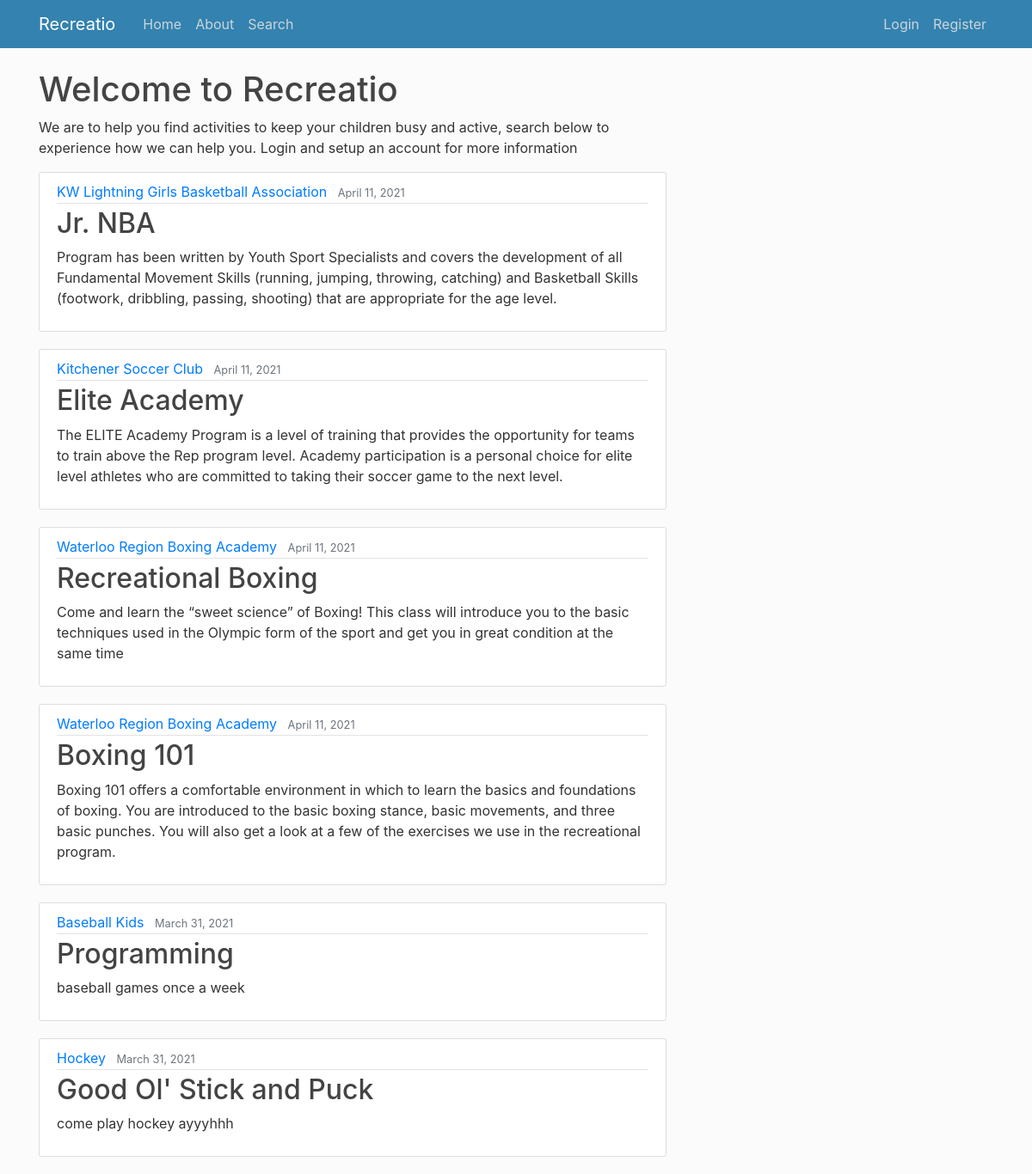
Before: / with the older database file.
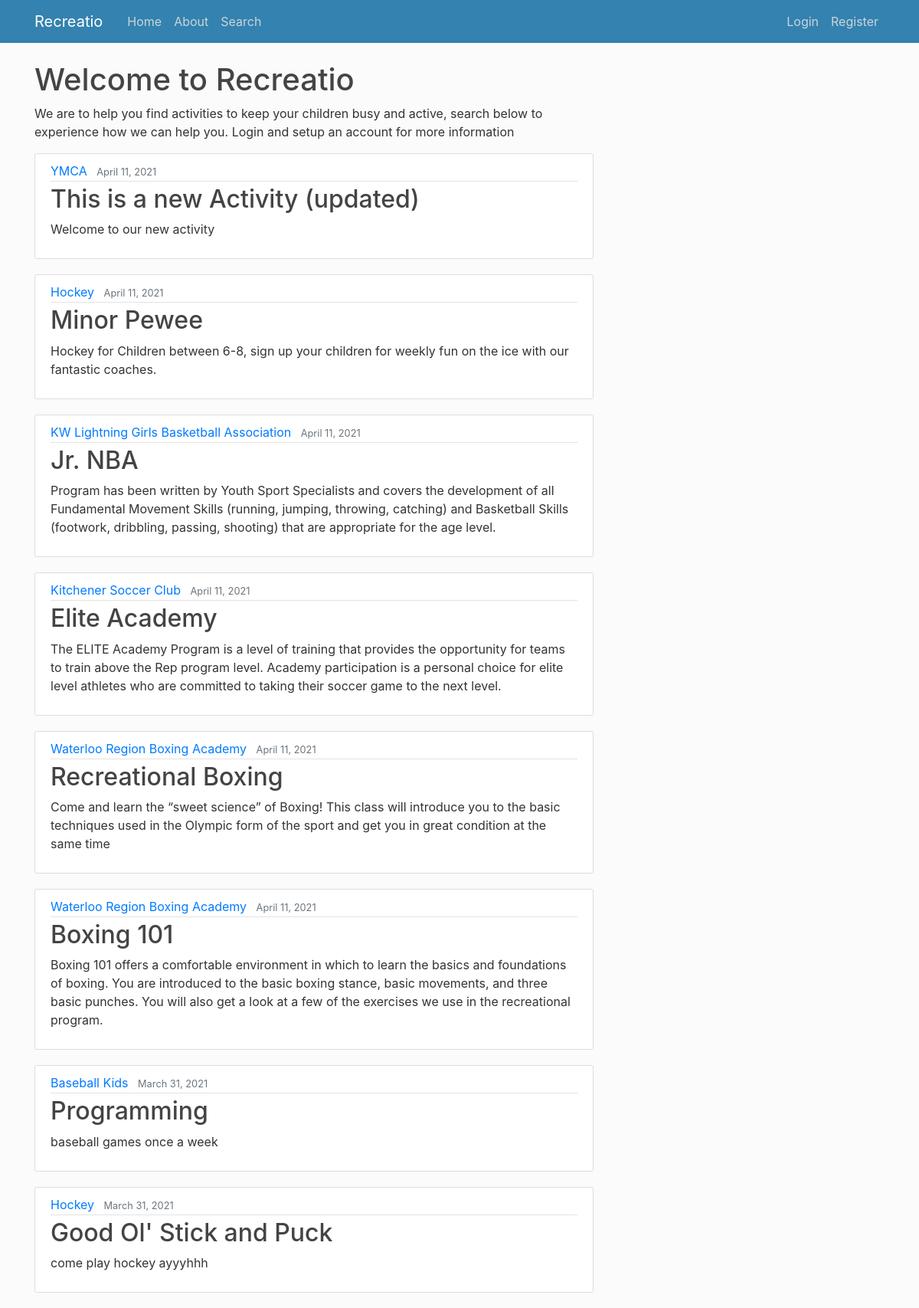
After: the same page with the newer database file.
### users/models.py (models this page shows, shortened)
class Activities(models.Model):
    start_date = models.DateField(verbose_name="Start Date (YYYY-MM-DD)")
    end_date = models.DateField(verbose_name="End Date (YYYY-MM-DD)")
    age_group_young = models.IntegerField(default = 0, verbose_name="Youngest Age") #flag year of birth
    age_group_old = models.IntegerField(default = 20, verbose_name="Oldest Age") #flag year of birth
    reg_start = models.DateField(verbose_name="Registration Start Date (YYYY-MM-DD)")  #set up when registration is open
    reg_end = models.DateField(verbose_name="Registration End Date (YYYY-MM-DD)")   #set up when registration is closed
    max_size = models.IntegerField(default = 0, verbose_name="Registration Maximum")    #set up the size of a class
    description = models.CharField(max_length=300)
    organization = models.ForeignKey(Organization, on_delete=models.CASCADE)
    title = models.CharField(max_length = 100)
    date_posted = models.DateTimeField(default=timezone.now)
    author = models.ForeignKey(User, on_delete=models.CASCADE)

class Organization(models.Model):
    name = models.CharField(max_length=50)
    city = models.CharField(max_length=40)
    leaders = models.ManyToManyField(Profile)

### users/views.py (the view)
# urls.py: path('', ActivityListView.as_view(), name='web-home'),
class ActivityListView(ListView):
    model = Activities
    template_name = 'web/home.html'
    context_object_name = 'activities'
    ordering = ['-date_posted'] #orders posts from newest to oldest

### web/templates/web/home.html
{% extends "web/base.html" %}
{% block content %}
  <body>
    <h1>Welcome to Recreatio </h1>
    <p>We are to help you find activities to keep your children busy and active, search below to experience how we can help you.
      Login and setup an account for more information</p>
    {% for activity in activities %}
      <article class="media content-section">
        <div class="media-body">
          <div class="article-metadata">
            <a class="mr-2" href="#">{{ activity.organization.name }}</a>
            <small class="text-muted">{{ activity.date_posted|date:"F d, Y"}}</small>
          </div>
          <h2><a class="article-title" href="{% url 'activity-detail' activity.id %}">{{ activity.title }}</a></h2>
          <p class="article-content">{{ activity.description }}</p>
        </div>
      </article>
    {% endfor %}
    </body>
{% endblock content %}

Changed rows visible on the page:
added Activities: organization.name "YMCA", date_posted "April 11, 2021", title "This is a new Activity (updated)", description "Welcome to our new activity"
added Activities: organization.name "Hockey", date_posted "April 11, 2021", title "Minor Pewee", description "Hockey for Children between 6-8, sign up your children for weekly fun on the ice with our fantastic coaches."
